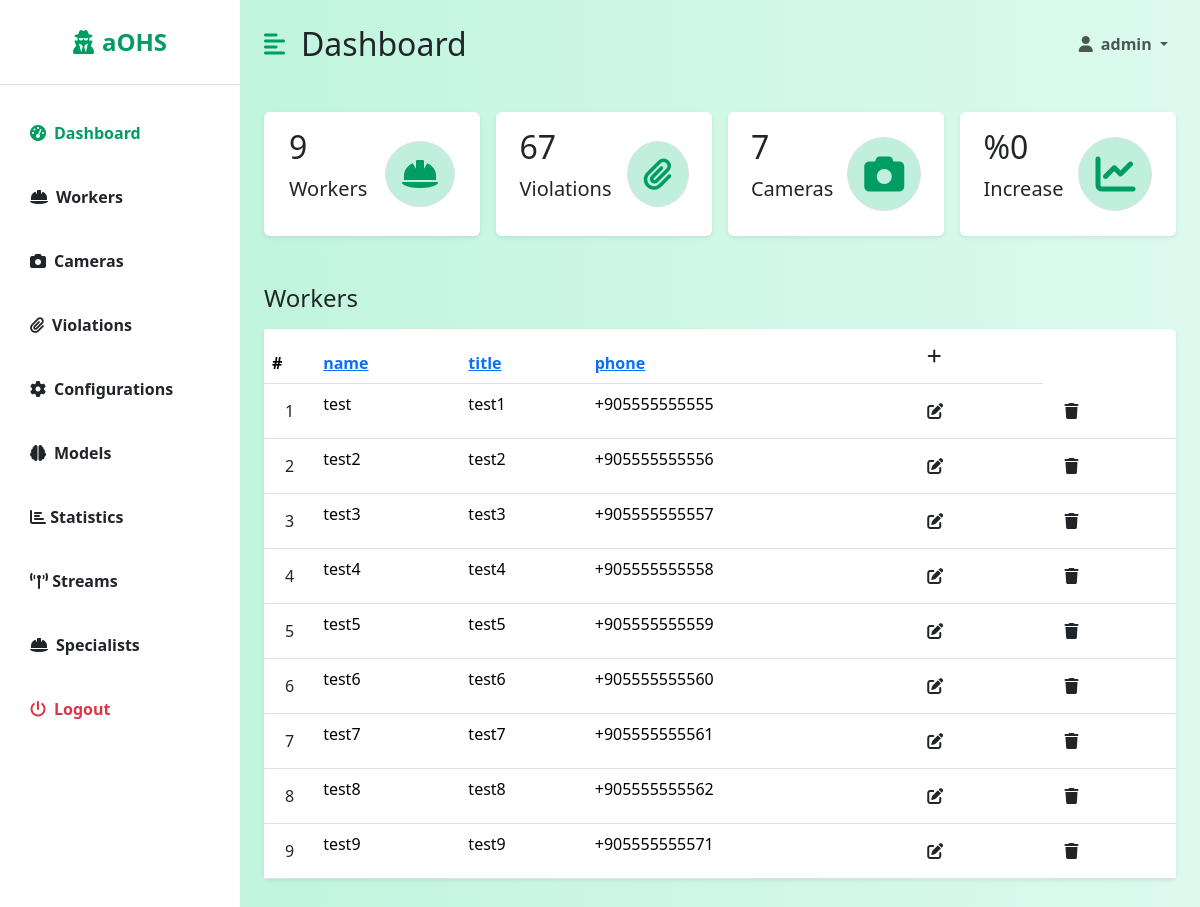
The app's page /dashboard/workers/ (signed in), older data.
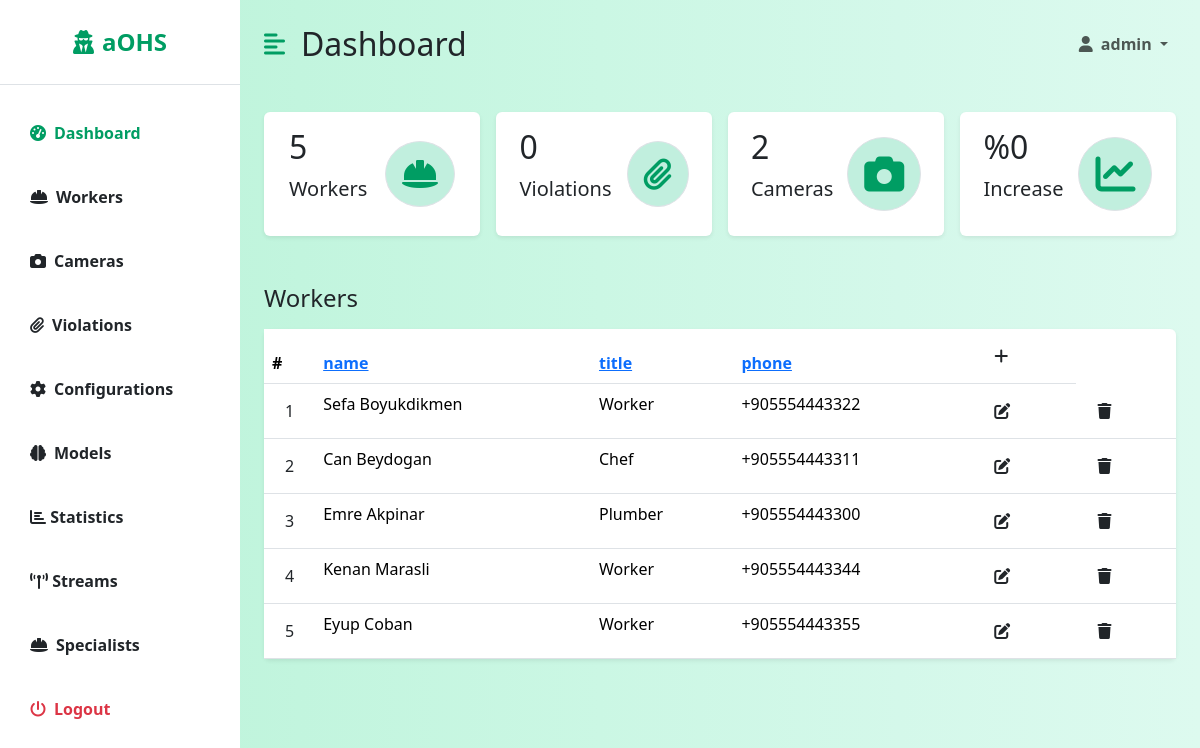
The same page, newer data.
### backend/models.py (models this page shows, shortened)
class Worker(models.Model):
    phone_regex = RegexValidator(regex=r'^\+905[0-9]{9}$',
                                 message="Phone number should be in '+905555555555' format")
    id = models.AutoField(primary_key=True)
    name = models.CharField(max_length=100, null=False)
    title = models.CharField(max_length=100, null=False)
    phone = models.CharField(validators=[phone_regex], max_length=17, unique=True, null=False)
    active = models.BooleanField(default=True, null=False)
    created = models.DateTimeField(auto_now_add=True)
    modified = models.DateTimeField(auto_now=True)

### dashboard/views/worker_views.py (the view)
# urls.py: path('workers/', WorkerView.as_view()),
class WorkerView(LoginRequiredMixin, View, GetCountsMixin):
    login_url = '/login/'
    redirect_field_name = 'redirect_to'
    def get(self, request):
        headers = ['name', 'title', 'phone']
        workers = Worker.objects.filter(active=True)
        if 'id' in request.GET:
            workers = Worker.objects.all().order_by('id')
        elif 'name' in request.GET:
            workers = Worker.objects.all().order_by('name')
        elif 'title' in request.GET:
            workers = Worker.objects.all().order_by('title')
        elif 'phone' in request.GET:
            workers = Worker.objects.all().order_by('phone')
        return render(request, 'dashboard/listWorker.html',
                      {'headers': headers, 'data': workers, 'counts': super().get_counts()})

### dashboard/views/mixins.py (called while the page is built)
    def get_counts(self):
        violations_in_this_week = Violation.objects.filter(valid=True, created__gte=datetime.now() - timedelta(days=7))
        violations_in_last_week = Violation.objects.filter(valid=True, created__gte=datetime.now() - timedelta(days=14),
                                                           created__lte=datetime.now() - timedelta(7))
        if len(violations_in_last_week) == 0:
            increase = 0
        else:
            increase = len(violations_in_this_week) - len(violations_in_last_week) / len(violations_in_last_week)
        counts = {
            'workers': Worker.objects.filter(active=True).count(),
            'violations': Violation.objects.filter(valid=True).count(),
            'cameras': Camera.objects.count(),
            'increase': increase,
        }
        return counts

### dashboard/templates/dashboard/listWorker.html
{% extends 'dashboard/dashboard.html' %}
{% block table %}
    <h3 class="fs-4 mb-3">Workers</h3>
    <table class="table bg-white rounded shadow-sm  table-hover">
        <thead>
        <tr>
            <th scope="col" width="50">#</th>
            {% for header in headers %}
                <th scope="col"><a href="?{{ header }}">{{ header }}</a></th>
            {% endfor %}
            <th><a class="btn" href="/dashboard/workers/add/"><i class="fa fa-plus"></i></a></th>
        </tr>
        </thead>
        <tbody>
        {% for datum in data %}
            <tr>
                <th scope="row"><a class="btn" href="/dashboard/violations/worker/{{ datum.id }}">{{ forloop.counter }}</a></th>
                <td>{{ datum.name }}</td>
                <td>{{ datum.title }}</td>
                <td>{{ datum.phone }} </td>
                <th><a class="btn" href="/dashboard/workers/edit/{{ datum.id }}/"><i class="fa fa-edit"></i></a></th>
                <th><a class="btn" href="/dashboard/workers/delete/{{ datum.id }}/"><i class="fa fa-trash"></i></a></th>
            </tr>
        {% endfor %}
        </tbody>
    </table>
{% endblock %}

### dashboard/templates/dashboard/dashboard.html (shortened to what this page needs)
{% extends 'base.html' %}
{% block dashboard %}
    <div class="d-flex" id="wrapper">
        <div class="bg-white" id="sidebar-wrapper">
            <div class="sidebar-heading text-center py-4 primary-text fs-4 fw-bold  border-bottom"><i
                    class="fas fa-user-secret me-2"></i>aOHS</div>
            <div class="list-group list-group-flush my-3">
                <a href="/dashboard/" class="list-group-item list-group-item-action bg-transparent second-text active"><i
                        class="fas fa-tachometer-alt me-2"></i>Dashboard</a>
                <a href="/dashboard/workers/" class="list-group-item list-group-item-action bg-transparent second-text fw-bold"><i
                        class="fas fa-hard-hat me-2"></i>Workers</a>
                <a href="/dashboard/cameras/" class="list-group-item list-group-item-action bg-transparent second-text fw-bold"><i
                        class="fas fa-camera me-2"></i>Cameras</a>
                <a href="/dashboard/violations/" class="list-group-item list-group-item-action bg-transparent second-text fw-bold"><i
                        class="fas fa-paperclip me-2"></i>Violations</a>
                <a href="/dashboard/configurations/" class="list-group-item list-group-item-action bg-transparent second-text fw-bold"><i
                        class="fas fa-cog me-2"></i>Configurations</a>
                <a href="/dashboard/models/" class="list-group-item list-group-item-action bg-transparent second-text fw-bold"><i
                        class="fas fa-brain me-2"></i>Models</a>
                <a href="/dashboard/statistics/" class="list-group-item list-group-item-action bg-transparent second-text fw-bold"><i
                        class="fa fa-bar-chart"></i> Statistics</a>
                <a href="/dashboard/streams/" class="list-group-item list-group-item-action bg-transparent second-text fw-bold"><i
                        class="fa fa-broadcast-tower fa-flip"></i> Streams</a>
                <a href="/dashboard/specialists/" class="list-group-item list-group-item-action bg-transparent second-text fw-bold"><i
                        class="fas fa-hard-hat me-2"></i>Specialists</a>
                <a href="/logout" class="list-group-item list-group-item-action bg-transparent text-danger fw-bold"><i
                        class="fas fa-power-off me-2"></i>Logout</a>
            </div>
        </div>
        <div id="page-content-wrapper">
            <nav class="navbar navbar-expand-lg navbar-light bg-transparent py-4 px-4">
                <div class="d-flex align-items-center">
                    <i class="fas fa-align-left primary-text fs-4 me-3" id="menu-toggle"></i>
                    <h2 class="fs-2 m-0">Dashboard</h2>
                </div>
                <div class="collapse navbar-collapse" id="navbarSupportedContent">
                    <ul class="navbar-nav ms-auto mb-2 mb-lg-0">
                        <li class="nav-item dropdown">
                            <a class="nav-link dropdown-toggle second-text fw-bold" href="#" id="navbarDropdown"
                                role="button" data-bs-toggle="dropdown" aria-expanded="false">
                                <i class="fas fa-user me-2"></i>{{ user.username }}
                            </a>
                        </li>
                    </ul>
                </div>
            </nav>
            <div class="container-fluid px-4">
                <div class="row g-3 my-2">
                    <div class="col-md-3">
                        <div class="p-3 bg-white shadow-sm d-flex justify-content-around align-items-center rounded">
                            <div>
                                <h3 class="fs-2">{{ counts.workers }}</h3>
                                <p class="fs-5">Workers</p>
                            </div>
                            <i class="fas fa-hard-hat fs-2 primary-text border rounded-full secondary-bg p-3"></i>
                        </div>
                    </div>
                    <div class="col-md-3">
                        <div class="p-3 bg-white shadow-sm d-flex justify-content-around align-items-center rounded">
                            <div>
                                <h3 class="fs-2">{{ counts.violations }}</h3>
                                <p class="fs-5">Violations</p>
                            </div>
                            <i
                                class="fas fa-paperclip fs-2 primary-text border rounded-full secondary-bg p-3"></i>
                        </div>
                    </div>
                    <div class="col-md-3">
                        <div class="p-3 bg-white shadow-sm d-flex justify-content-around align-items-center rounded">
                            <div>
                                <h3 class="fs-2">{{ counts.cameras }}</h3>
                                <p class="fs-5">Cameras</p>
                            </div>
                            <i class="fas fa-camera  fs-1 primary-text border rounded-full secondary-bg p-3"></i>
                        </div>
                    </div>
                    <div class="col-md-3">
                        <div class="p-3 bg-white shadow-sm d-flex justify-content-around align-items-center rounded">
                            <div>
                                <h3 class="fs-2">%{{ counts.increase }}</h3>
                                <p class="fs-5">Increase</p>
                            </div>
                            <i class="fas fa-chart-line fs-1 primary-text border rounded-full secondary-bg p-3"></i>
                        </div>
                    </div>
                </div>
                <div class="row my-5">
                    <div class="col">
                        {% block table %}
                        {% endblock %}
                    </div>
                </div>
            </div>
        </div>
    </div>
{% endblock %}

### templates/base.html (shortened to what this page needs)
<!DOCTYPE html>
<html lang="en">
<head>
    {% load bootstrap5 %}
    {% bootstrap_css %}
    <link rel="stylesheet" href="https://cdnjs.cloudflare.com/ajax/libs/font-awesome/6.0.0-beta3/css/all.min.css" />
</head>
<body>
{% block dashboard %}
{% endblock %}
</body>
</html>

### templates/base.html (style rules this page uses)
:root { --main-bg-color: #009d63; --main-text-color: #009d63; --second-text-color: #bbbec5; --second-bg-color: #c1efde; }
.primary-text { color: var(--main-text-color); }
.secondary-bg { background-color: var(--second-bg-color); }
.rounded-full { border-radius: 100%; }
#wrapper { overflow-x: hidden; background-image: linear-gradient( to right, #baf3d7, #c2f5de, #cbf7e4, #d4f8ea, #ddfaef ); }
#sidebar-wrapper { min-height: 100vh; margin-left: -15rem; transition: margin 0.25s ease-out; }
#sidebar-wrapper .sidebar-heading { padding: 0.875rem 1.25rem; font-size: 1.2rem; }
#sidebar-wrapper .list-group { width: 15rem; }
#page-content-wrapper { min-width: 100vw; }
#menu-toggle { cursor: pointer; }
.list-group-item { border: none; padding: 20px 30px; }
.list-group-item.active { background-color: transparent; color: var(--main-text-color); font-weight: bold; border: none; }
@media (min-width: 768px) { #sidebar-wrapper { margin-left: 0; } }
@media (min-width: 768px) { #page-content-wrapper { min-width: 0; width: 100%; } }

Row changes from the older to the newer data that the page shows:
removed Worker: name "test", title "test1", phone "+905555555555"
removed Worker: name "test2", title "test2", phone "+905555555556"
removed Worker: name "test3", title "test3", phone "+905555555557"
removed Worker: name "test4", title "test4", phone "+905555555558"
removed Worker: name "test5", title "test5", phone "+905555555559"
removed Worker: name "test6", title "test6", phone "+905555555560"
removed Worker: name "test7", title "test7", phone "+905555555561"
removed Worker: name "test8", title "test8", phone "+905555555562"
removed Worker: name "test9", title "test9", phone "+905555555571"
added Worker: name "Sefa Boyukdikmen", title "Worker", phone "+905554443322"
added Worker: name "Can Beydogan", title "Chef", phone "+905554443311"
added Worker: name "Emre Akpinar", title "Plumber", phone "+905554443300"
added Worker: name "Kenan Marasli", title "Worker", phone "+905554443344"
added Worker: name "Eyup Coban", title "Worker", phone "+905554443355"
Text that changed along with them:
{{ counts.workers }}: "9" → "5"
{{ counts.violations }}: "67" → "0"
{{ counts.cameras }}: "7" → "2"
